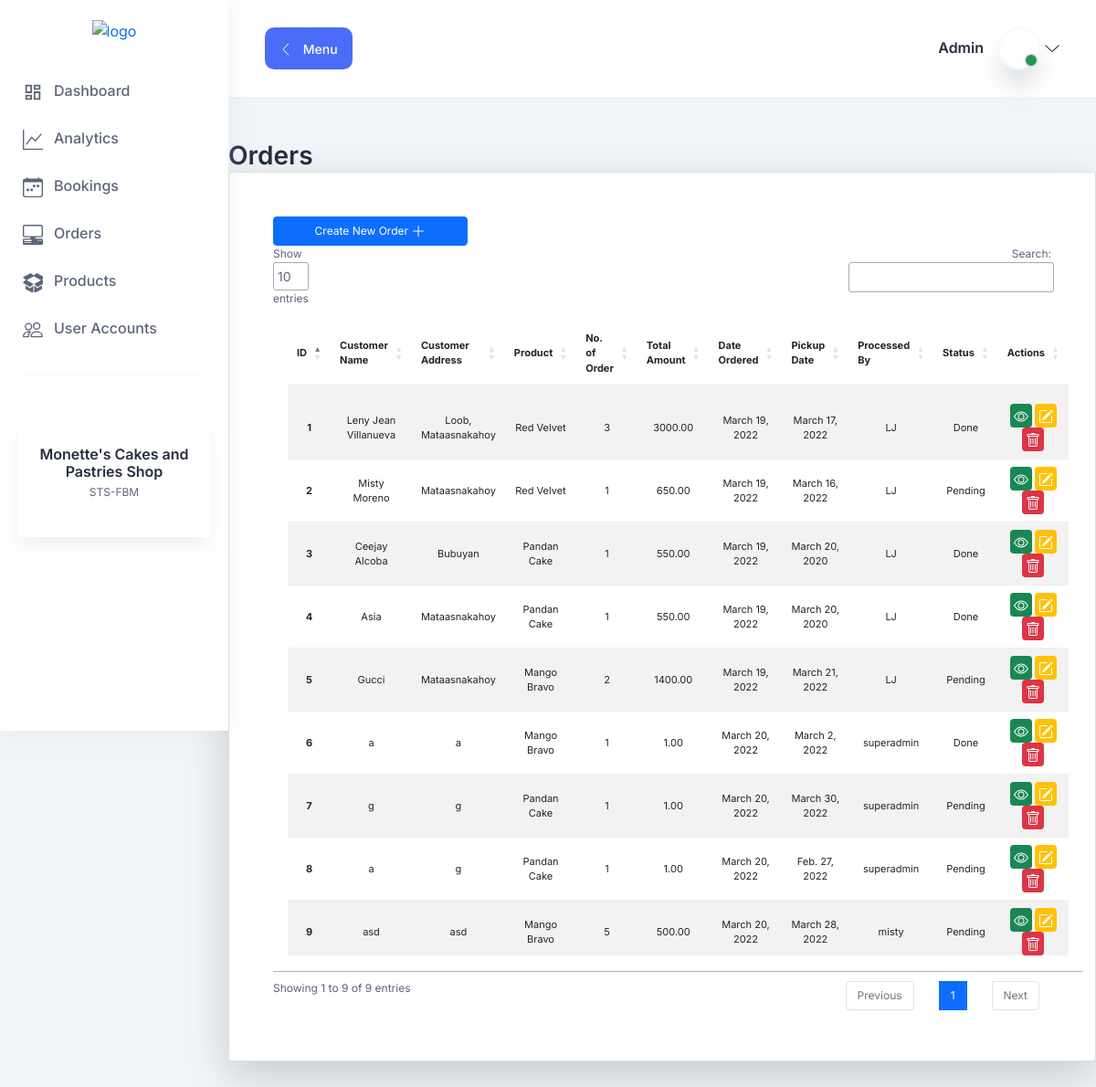
The page /orders-list (signed in) on the database as committed earlier.
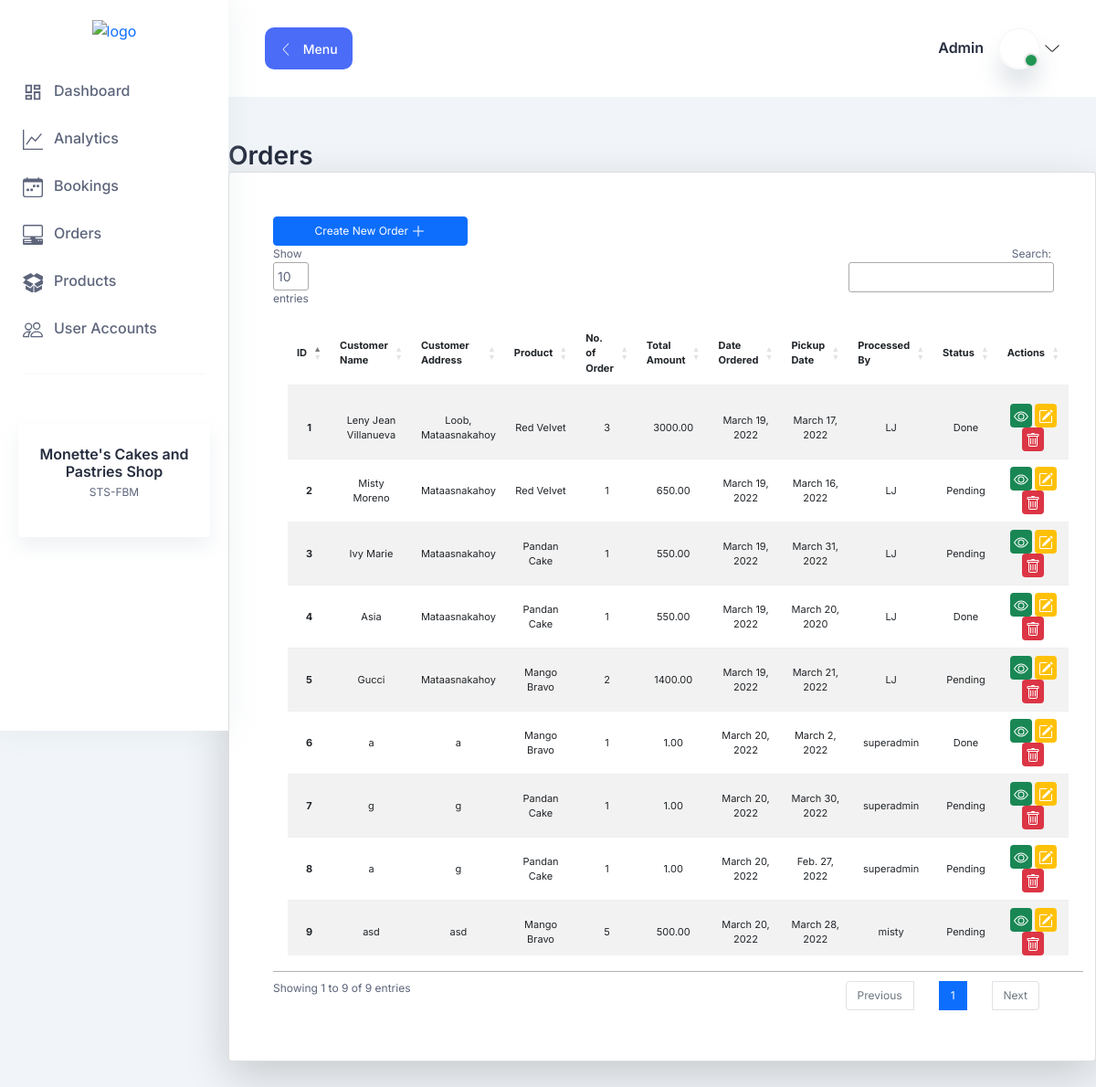
The same page on the database as committed later.
### orders/models.py (models this page shows, shortened)
class Orders(models.Model):
    status = (
        ("Pending" , "Pending"),
        ("Done" , "Done")
    )
    customer_name = models.CharField(max_length=255)
    customer_address = models.CharField(max_length=255)
    products = models.ForeignKey(Products, on_delete=models.CASCADE)
    no_of_order = models.IntegerField()
    total_amount = models.DecimalField(max_digits=10, decimal_places=2)
    date_ordered = models.DateField(auto_now_add=True)
    pickup_date = models.DateField(auto_now_add=False)
    processed_by = models.CharField(max_length=255)
    status = models.CharField(max_length=255, choices=status)
    class Meta:
        verbose_name = "Orders"

### products/models.py (models this page shows)
class Products(models.Model):
    status = (
        ("Available", "Available"),
        ("Not Available", "Not Available")
    )
    product_name = models.CharField(max_length=255)
    category = models.ForeignKey(Category, on_delete=models.CASCADE)
    price = models.DecimalField(max_digits=10, decimal_places=2)
    status = models.CharField(max_length=255, choices=status)
    class Meta:
        verbose_name = "Products"
    def __str__(self):
        return self.product_name

### orders/views.py (the view)
# urls.py: path("orders-list", orders_list, name="orders-list"),
@login_required
def orders_list(request):
    template_name = "orders/orders_list.html"
    orders = Orders.objects.all()
    context = {
        "orders": orders
    }
    return render(request, template_name, context)

### orders/templates/orders/orders_list.html (shortened to what this page needs)
{% extends 'base.html' %} {% block body %}
<link rel="stylesheet" type="text/css" href="https://cdn.datatables.net/1.11.5/css/jquery.dataTables.css">
<div class="container-fluid mt-5 p-0" style="font-size: 12px">
  <h2>Orders</h2>
  <div
    class="card p-5 shadow-lg p-3 mb-5 bg-white rounded text-decoration-none"
  >
    <a
      href="{% url 'orders-add' %}"
      class="btn btn-primary w-25"
      style="font-size: 12px"
    >
      Create New Order
      <svg
        xmlns="http://www.w3.org/2000/svg"
        width="16"
        height="16"
        fill="currentColor"
        class="bi bi-plus-lg"
        viewBox="0 0 16 16"
      >
        <path
          fill-rule="evenodd"
          d="M8 2a.5.5 0 0 1 .5.5v5h5a.5.5 0 0 1 0 1h-5v5a.5.5 0 0 1-1 0v-5h-5a.5.5 0 0 1 0-1h5v-5A.5.5 0 0 1 8 2Z"
        />
      </svg>
    </a>
    <table class="table table-striped bg-white p-3" id="ordersTable" style="font-size: 11px;">
      <thead>
        <tr class="text-center">
          <th scope="col">ID</th>
          <th scope="col">Customer Name</th>
          <th scope="col">Customer Address</th>
          <th scope="col">Product</th>
          <th scope="col">No. of Order</th>
          <th scope="col">Total Amount</th>
          <th scope="col">Date Ordered</th>
          <th scope="col">Pickup Date</th>
          <th scope="col">Processed By</th>
          <th scope="col">Status</th>
          <th scope="col">Actions</th>
        </tr>
      </thead>
      <tbody>
        {% for list in orders %}
        <tr class="text-center">
          <th scope="row">{{forloop.counter}}</th>
          <td>{{list.customer_name}}</td>
          <td>{{list.customer_address}}</td>
          <td>{{list.products}}</td>
          <td>{{list.no_of_order}}</td>
          <td>{{list.total_amount}}</td>
          <td>{{list.date_ordered}}</td>
          <td>{{list.pickup_date}}</td>
          <td>{{list.processed_by}}</td>
          <td>{{list.status}}</td>
          <td>
            <a
              href="{% url 'orders-view' list.id %}"
              class="bg-success p-1 text-white rounded"
              style="font-size: 12px"
            >
            </a>
            <a
              href="{% url 'orders-update' list.id %}"
              class="bg-warning p-1 text-white rounded"
              style="font-size: 12px"
            >
            </a>
            <a
              href="{% url 'orders-delete' list.id %}"
              class="bg-danger p-1 text-white rounded"
              style="font-size: 12px"
            >
            </a>
          </td>
        </tr>
        {% endfor %}
      </tbody>
    </table>
  </div>
</div>
{% endblock %}

Rows that differ between the two databases and show on the page:
changed Orders: customer_name "Ceejay Alcoba" → "Ivy Marie"; customer_address "Bubuyan" → "Mataasnakahoy"; pickup_date "March 20, 2020" → "March 31, 2022"; status "Done" → "Pending"
